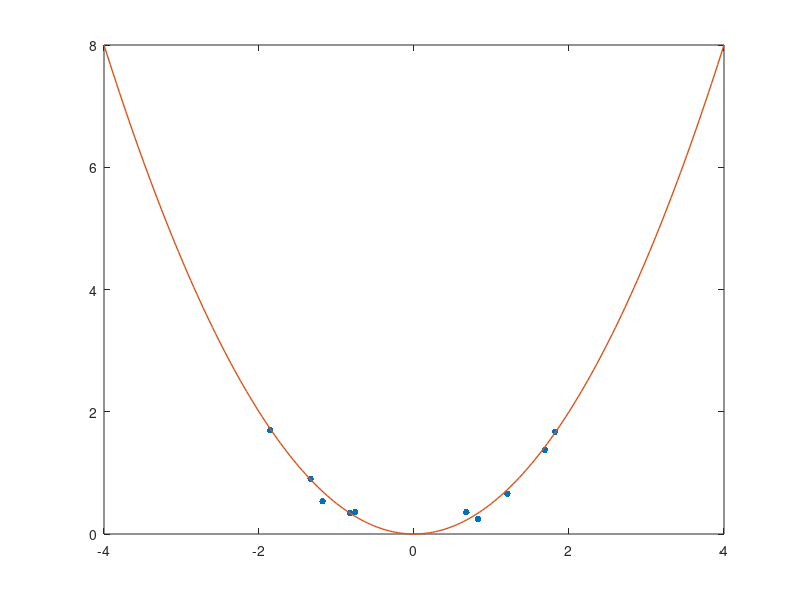

MATLAB code to generate this figure: (Note: this script raises an error after producing the figure.)
%% Compare surrogate functions on 1D Gaussian distribution.
% set random seed
rng(12345);
n = 5;
%% Case 1: N = 10
%X = randn(10,1);
load Data/dataN10
% Y = X.^2/2 + 0.1*randn(size(X));
% save('dataN10t','X','Y');

figure(1); plot(X,Y,'.','markersize',15);
z = linspace(-4,4,201)';
hold on; 
LeTrue = plot(z,z.^2/2,'linewidth',1);

% Full GP Surrogate
hyp.cov = [0,0]; hyp.lik = log(0.1);hyp.mean = [];
covfunc = @covSEiso;
likfunc = @likGauss;
hyp = minimize(hyp, @gp, -100, @infExact, [], covfunc, likfunc, X, Y);
m = gp(hyp,@infExact,[],covfunc,likfunc,X,Y,z);
LeGP = plot(z,m,'linewidth',1);

% NN with additive nodes
mAddNet = zeros(size(z,1),20);
for i = 1:100
    netAdd = networkApprox([1,n,1]);
    netAdd = train(netAdd,X,Y);
    mAddNet(:,i) = predict(netAdd,z);
end
LeAddNet = plot(z,mean(mAddNet,2),'linewidth',1);

% FITC surrogate
mF = zeros(size(z,1),20);
for i = 1:100
    hyp2.cov = [0,0];hyp2.lik = log(0.1);hyp.mean = [];
    % Assign inducing points
    Xu = randn(n,1);
    covfuncF = {@covFITC, {covfunc}, Xu};
    hyp2 = minimize(hyp2, @gp, -100, @infFITC, [], covfuncF, likfunc, X, Y);
    mF(:,i) = gp(hyp2,@infFITC,[],covfuncF,likfunc,X,Y,z);
end
LeTICF = plot(z,mean(mF,2),'linewidth',1);

% NN with radial basis function (RBF)
mRBFNet = zeros(size(z,1),20);
for i = 1:100
    netRBF = RBFnetworkApprox([1,n,1],exp(2*hyp2.cov(1)));
    netRBF = train(netRBF,X,Y);
    mRBFNet(:,i) = predict(netRBF,z);
end
LeRBFNet = plot(z,mean(mRBFNet,2),'linewidth',1);

legend([LeTrue LeGP LeAddNet LeTICF LeRBFNet],'Exact','Full GP','Additive NN','TICF','RBF NN');


%% Case 2: N = 20
load Data/dataN20
% Xnew = randn(10,1);
% Ynew = Xnew.^2/2 + 0.1*randn(size(Xnew));
% X = [X;Xnew];
% Y = [Y;Ynew];
% save('dataN20t','X','Y');

figure(2); plot(X,Y,'.','markersize',15);
z = linspace(-4,4,201)';
hold on; 
LeTrue = plot(z,z.^2/2,'linewidth',1);

% Full GP Surrogate
hyp.cov = [0,0]; hyp.lik = log(0.1);hyp.mean = [];
covfunc = @covSEiso;
likfunc = @likGauss;
hyp = minimize(hyp, @gp, -100, @infExact, [], covfunc, likfunc, X, Y);
m = gp(hyp,@infExact,[],covfunc,likfunc,X,Y,z);
LeGP = plot(z,m,'linewidth',1);

% NN with additive nodes
mAddNet = zeros(size(z,1),20);
for i = 1:100
    netAdd = networkApprox([1,n,1]);
    netAdd = train(netAdd,X,Y);
    mAddNet(:,i) = predict(netAdd,z);
end
LeAddNet = plot(z,mean(mAddNet,2),'linewidth',1);

% FITC surrogate
mF = zeros(size(z,1),20);
for i = 1:100
    hyp2.cov = [0,0];hyp2.lik = log(0.1);hyp.mean = [];
    % Assign inducing points
    Xu = randn(n,1);
    covfuncF = {@covFITC, {covfunc}, Xu};
    hyp2 = minimize(hyp2, @gp, -100, @infFITC, [], covfuncF, likfunc, X, Y);
    mF(:,i) = gp(hyp2,@infFITC,[],covfuncF,likfunc,X,Y,z);
end
LeTICF = plot(z,mean(mF,2),'linewidth',1);

% NN with radial basis function (RBF)
mRBFNet = zeros(size(z,1),20);
for i = 1:100
    netRBF = RBFnetworkApprox([1,n,1],exp(2*hyp2.cov(1)));
    netRBF = train(netRBF,X,Y);
    mRBFNet(:,i) = predict(netRBF,z);
end
LeRBFNet = plot(z,mean(mRBFNet,2),'linewidth',1);

legend([LeTrue LeGP LeAddNet LeTICF LeRBFNet],'Exact','Full GP','Additive NN','TICF','RBF NN');


%% Case 3: N = 40
load Data/dataN40
% Xnew = randn(20,1);
% Ynew = Xnew.^2/2 + 0.1*randn(size(Xnew));
% X = [X;Xnew];
% Y = [Y;Ynew];

figure(3); plot(X,Y,'.','markersize',15);
z = linspace(-4,4,201)';
hold on; 
LeTrue = plot(z,z.^2/2,'linewidth',1);

% Full GP Surrogate
hyp.cov = [0,0]; hyp.lik = log(0.1);hyp.mean = [];
covfunc = @covSEiso;
likfunc = @likGauss;
hyp = minimize(hyp, @gp, -100, @infExact, [], covfunc, likfunc, X, Y);
m = gp(hyp,@infExact,[],covfunc,likfunc,X,Y,z);
LeGP = plot(z,m,'linewidth',1);

% NN with additive nodes
mAddNet = zeros(size(z,1),20);
for i = 1:100
    netAdd = networkApprox([1,n,1]);
    netAdd = train(netAdd,X,Y);
    mAddNet(:,i) = predict(netAdd,z);
end
LeAddNet = plot(z,mean(mAddNet,2),'linewidth',1);

% FITC surrogate
mF = zeros(size(z,1),20);
for i = 1:100
    hyp2.cov = [0,0];hyp2.lik = log(0.1);hyp.mean = [];
    % Assign inducing points
    Xu = randn(n,1);
    covfuncF = {@covFITC, {covfunc}, Xu};
    hyp2 = minimize(hyp2, @gp, -100, @infFITC, [], covfuncF, likfunc, X, Y);
    mF(:,i) = gp(hyp2,@infFITC,[],covfuncF,likfunc,X,Y,z);
end
LeTICF = plot(z,mean(mF,2),'linewidth',1);

% NN with radial basis function (RBF)
mRBFNet = zeros(size(z,1),20);
for i = 1:100
    netRBF = RBFnetworkApprox([1,n,1],exp(2*hyp2.cov(1)));
    netRBF = train(netRBF,X,Y);
    mRBFNet(:,i) = predict(netRBF,z);
end
LeRBFNet = plot(z,mean(mRBFNet,2),'linewidth',1);

legend([LeTrue LeGP LeAddNet LeTICF LeRBFNet],'Exact','Full GP','Additive NN','TICF','RBF NN');